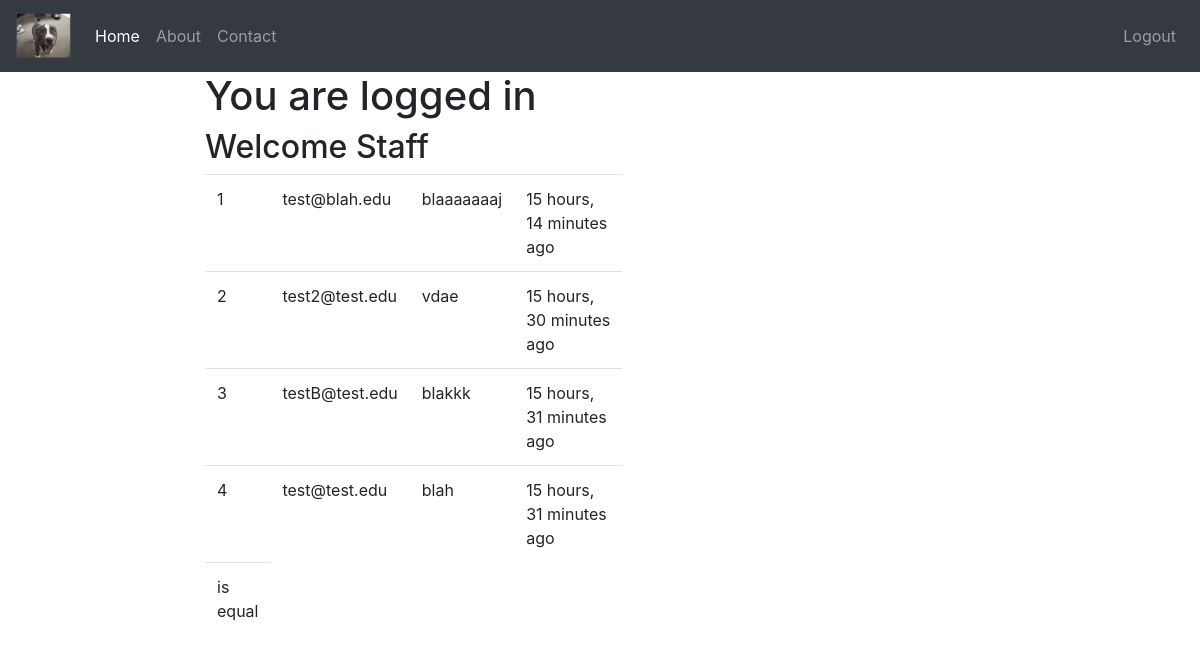
Screenshot of /home/ (signed in) with the database file from the repository.
### newsletter/models.py (models this page shows, shortened)
class SignUp(models.Model):
	email = models.EmailField()
	full_name = models.CharField(blank=False, null=True, max_length=120)
	timestamp = models.DateTimeField(auto_now=False, auto_now_add=True)

### newsletter/views.py (the view, shortened to what this page needs)
# urls.py: url(r'^home/', home_view, name='home'),
def home_view(request):
	title = "Sign Up Now"
	if request.user.is_authenticated():
		title = "Welcome %s" %(request.user)
	form = SignUpForm(request.POST or None)
	context = {
		"title": title,
		"form": form,
	}
	if request.user.is_authenticated() and request.user.is_staff:
		queryset = SignUp.objects.all().order_by('-timestamp') #.filter(full_name__iexact="blah") #.filter(full_name__icontains="aa")
		print(SignUp.objects.all().order_by('-timestamp').count())
		context = {
			"queryset": queryset
		}
	return render(request, "home.html", context)

### templates/home.html (shortened to what this page needs)
{% extends "base.html" %}
{% load crispy_forms_tags %}
{% load static %}
{% block content %}
	{% if request.user.is_authenticated %}
		<div class="row">
			<div class='col-sm-4 offset-sm-2 mb-5'>
				<h1>You are logged in</h1>
					{% if queryset %}
						<h2>Welcome Staff</h2>
						<table class="table">
							{% for instance in queryset %}
								<tr>
									<td>{{ forloop.counter }}</td><td>{{ instance.email }}</td><td>{{ instance.full_name }}</td><td>{{ instance.timestamp | timesince}} ago</td>
								</tr>
								{% if instance.email == "test@test.edu" %}
								<tr>
									<td>is equal</td>
								</tr>
								{% endif %}
							{% endfor %}
						</table>
					{% endif %}
			</div>
		</div>
	{% endif %}
{% endblock %}

### templates/base.html (shortened to what this page needs)
{% load static %}
<!DOCTYPE html>
<html>
<head>
	{% include 'head_css.html' %}
</head>
<body>
			{% include 'navbar.html' %}
			{% block content %}
			{% endblock %}
</body>
</html>

### templates/head_css.html (shortened to what this page needs)
{% load staticfiles %}
	<link rel="stylesheet" href="https://maxcdn.bootstrapcdn.com/bootstrap/4.0.0/css/bootstrap.min.css"
>
	<link href="{% static 'css/navbar-static-top.css' %}" rel="stylesheet">
	<link href="{% static 'css/custom.css' %}" rel="stylesheet">

### templates/navbar.html (shortened to what this page needs)
{% load static %}
<nav class="navbar navbar-expand-md navbar-dark bg-dark">
	<a class="navbar-brand" href="/home"><img src="{% static 'img/happy-puppy.png' %}" alt="" style="height: 46px;"></a>
	<div class="collapse navbar-collapse" id="navbarsExampleDefault">
		<ul class="navbar-nav mr-auto">
			<li class="nav-item active">
				<a class="nav-link" href="/home">Home
				</a>
			</li>
			<li class="nav-item">
				<a class="nav-link" href="{% url 'about' %}">About</a>
			</li>
			<li class="nav-item">
				<a class="nav-link" href="/contact">Contact</a>
			</li>
		</ul>
		<ul class="nav navbar-nav navbar-right my-2 my-lg-0">
			{% if request.user.is_authenticated %}
			<li class="nav-item"><a class="nav-link" href="{% url 'auth_logout' %}">Logout</a></li>
			{% else %}
			<li class="nav-item"><a class="nav-link" href="{% url 'registration_register' %}">Register</a></li>
			{% endif %}
		</ul>
	</div>
</nav>

### static/our_static/css/navbar-static-top.css (style rules this page uses)
body { min-height: 1000px; }

### rows the page displays
SignUp: email "test@blah.edu", full_name "blaaaaaaaj", timestamp "15 hours, 14 minutes"
SignUp: email "test2@test.edu", full_name "vdae", timestamp "15 hours, 30 minutes"
SignUp: email "testB@test.edu", full_name "blakkk", timestamp "15 hours, 31 minutes"
SignUp: email "test@test.edu", full_name "blah", timestamp "15 hours, 31 minutes", shows "is equal"
